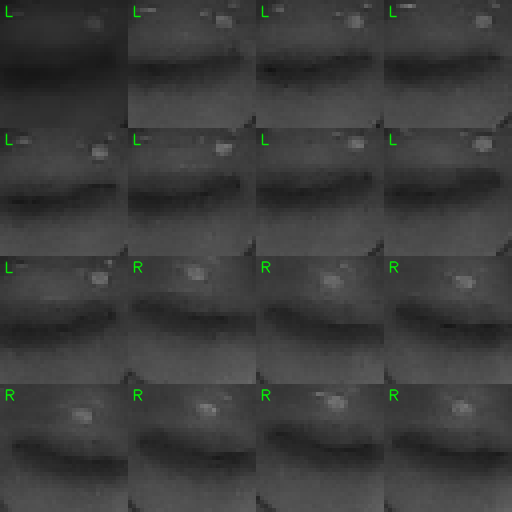
#> input picture 基于ELF2的多传感融合 AI 智能座舱安全交互系统---重要代码/rknn/v2/eye_dataset_v2/_audit/montages/montage_train_closed_front_closed.png, 512 x 512 px
$ python _montage.py ../eye_dataset_v2/_audit/montages
#> lines starting #> are read from the running program, lines starting #| are printed output that depends on the picture
"""View a grid of eye patches from a single session directory.

Usage:
    python _montage.py eye_dataset_v2/open/front
    python _montage.py eye_dataset_v2/closed/squint --n 32
"""
import argparse
import os

import cv2
import numpy as np

ap = argparse.ArgumentParser()
ap.add_argument("dir", help="session subdirectory, e.g. eye_dataset_v2/open/front")
ap.add_argument("--n", type=int, default=16, help="number of patches to sample (perfect square recommended)")
args = ap.parse_args()

files = sorted(f for f in os.listdir(args.dir) if f.lower().endswith(".png"))
if not files:
    raise SystemExit(f"No PNG files in {args.dir}")

n = args.n
step = max(1, len(files) // n)
sel = files[::step][:n]

imgs = [cv2.imread(os.path.join(args.dir, f), cv2.IMREAD_GRAYSCALE) for f in sel]
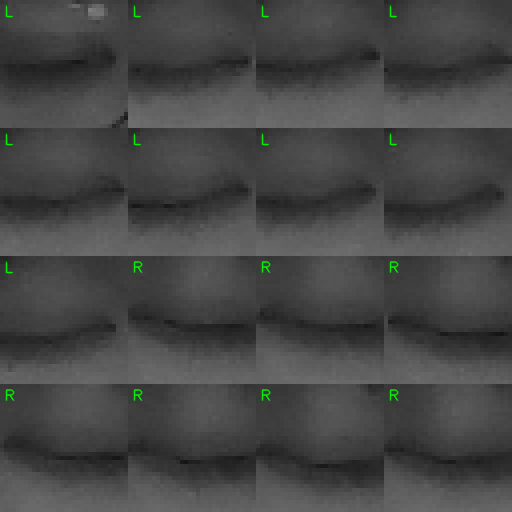
#> input picture 基于ELF2的多传感融合 AI 智能座舱安全交互系统---重要代码/rknn/v2/eye_dataset_v2/_audit/montages/montage_train_closed_glasses_reflect_closed.png, 512 x 512 px
imgs = [im for im in imgs if im is not None]
#> imgs = 2 items

# Upscale 32x32 → 128x128 for clarity
big = [cv2.resize(im, (128, 128), interpolation=cv2.INTER_NEAREST) for im in imgs]
#> big = 2 items

cols = int(np.ceil(np.sqrt(len(big))))
#> cols = 2
rows = int(np.ceil(len(big) / cols))
#> rows = 1
# Pad to fill the grid
while len(big) < cols * rows:
    big.append(np.zeros((128, 128), dtype=np.uint8))
#> this loop made 0 passes

grid_rows = [np.hstack(big[r * cols:(r + 1) * cols]) for r in range(rows)]
#> grid_rows = 1 item
mont = np.vstack(grid_rows)
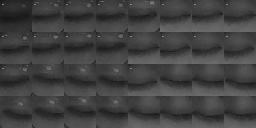
#> mont: shape (128, 256); min 19, max 142, mean 65.3
mont_color = cv2.cvtColor(mont, cv2.COLOR_GRAY2BGR)

for i, f in enumerate(sel):
    r, c = i // cols, i % cols
    eye = "L" if "eye_L" in f else "R"
    ts = f.split("_")[-1].replace(".png", "")
    cv2.putText(mont_color, f"{eye} {ts}", (c * 128 + 4, r * 128 + 14),
                cv2.FONT_HERSHEY_SIMPLEX, 0.4, (0, 255, 0), 1, cv2.LINE_AA)
#> this loop made 2 passes
#> (r, c) on passes 1 to 2: (0, 0), (0, 1)
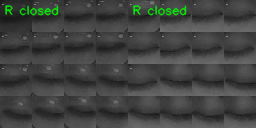
#> mont_color: shape (128, 256, 3); mean B, G, R 64.8, 67.2, 64.8

label = args.dir.replace("/", "_").replace("\\", "_").strip("_")
out_path = f"_montage_{label}.png"
cv2.imwrite(out_path, mont_color)
print(f"Saved {len(sel)} patches ({len(files)} total) → {out_path}  size={mont_color.shape[:2]}")
#| Saved 2 patches (2 total) → _montage_.._eye_dataset_v2__audit_montages.png  size=(128, 256)

cv2.imshow(f"montage: {args.dir}", mont_color)
cv2.waitKey(0)
cv2.destroyAllWindows()
